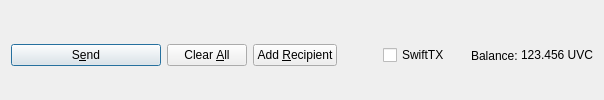
         <widget class="QFrame" name="frame_Send">
          <layout class="QHBoxLayout" name="horizontalLayout">
           <property name="bottomMargin">
            <number>0</number>
           </property>
           <item>
            <widget class="QPushButton" name="sendButton">
             <property name="minimumSize">
              <size>
               <width>150</width>
               <height>0</height>
              </size>
             </property>
             <property name="toolTip">
              <string>Confirm the send action</string>
             </property>
             <property name="text">
              <string>S&amp;end</string>
             </property>
             <property name="icon">
              <iconset resource="../sprout.qrc">
               <normaloff>:/icons/send</normaloff>:/icons/send</iconset>
             </property>
             <property name="autoDefault">
              <bool>false</bool>
             </property>
             <property name="default">
              <bool>true</bool>
             </property>
            </widget>
           </item>
           <item>
            <widget class="QPushButton" name="clearButton">
             <property name="sizePolicy">
              <sizepolicy hsizetype="Minimum" vsizetype="Fixed">
               <horstretch>0</horstretch>
               <verstretch>0</verstretch>
              </sizepolicy>
             </property>
             <property name="toolTip">
              <string>Clear all fields of the form.</string>
             </property>
             <property name="text">
              <string>Clear &amp;All</string>
             </property>
             <property name="icon">
              <iconset resource="../sprout.qrc">
               <normaloff>:/icons/remove</normaloff>:/icons/remove</iconset>
             </property>
             <property name="autoDefault">
              <bool>false</bool>
             </property>
            </widget>
           </item>
           <item>
            <widget class="QPushButton" name="addButton">
             <property name="toolTip">
              <string>Send to multiple recipients at once</string>
             </property>
             <property name="text">
              <string>Add &amp;Recipient</string>
             </property>
             <property name="icon">
              <iconset resource="../sprout.qrc">
               <normaloff>:/icons/add</normaloff>:/icons/add</iconset>
             </property>
             <property name="autoDefault">
              <bool>false</bool>
             </property>
            </widget>
           </item>
           <item>
            <spacer name="horizontalSpacer">
             <property name="orientation">
              <enum>Qt::Horizontal</enum>
             </property>
             <property name="sizeHint" stdset="0">
              <size>
               <width>40</width>
               <height>20</height>
              </size>
             </property>
            </spacer>
           </item>
           <item>
            <layout class="QHBoxLayout" name="horizontalLayout_2">
             <property name="spacing">
              <number>3</number>
             </property>
             <item>
              <widget class="QCheckBox" name="checkSwiftTX">
               <property name="enabled">
                <bool>true</bool>
               </property>
               <property name="minimumSize">
                <size>
                 <width>85</width>
                 <height>0</height>
                </size>
               </property>
               <property name="text">
                <string>SwiftTX</string>
               </property>
              </widget>
             </item>
             <item>
              <widget class="QLabel" name="label">
               <property name="text">
                <string>Balance:</string>
               </property>
              </widget>
             </item>
             <item>
              <widget class="QLabel" name="labelBalance">
               <property name="sizePolicy">
                <sizepolicy hsizetype="Preferred" vsizetype="Fixed">
                 <horstretch>0</horstretch>
                 <verstretch>0</verstretch>
                </sizepolicy>
               </property>
               <property name="cursor">
                <cursorShape>IBeamCursor</cursorShape>
               </property>
               <property name="text">
                <string notr="true">123.456 UVC</string>
               </property>
               <property name="textInteractionFlags">
                <set>Qt::LinksAccessibleByMouse|Qt::TextSelectableByKeyboard|Qt::TextSelectableByMouse</set>
               </property>
              </widget>
             </item>
            </layout>
           </item>
          </layout>
         </widget>
